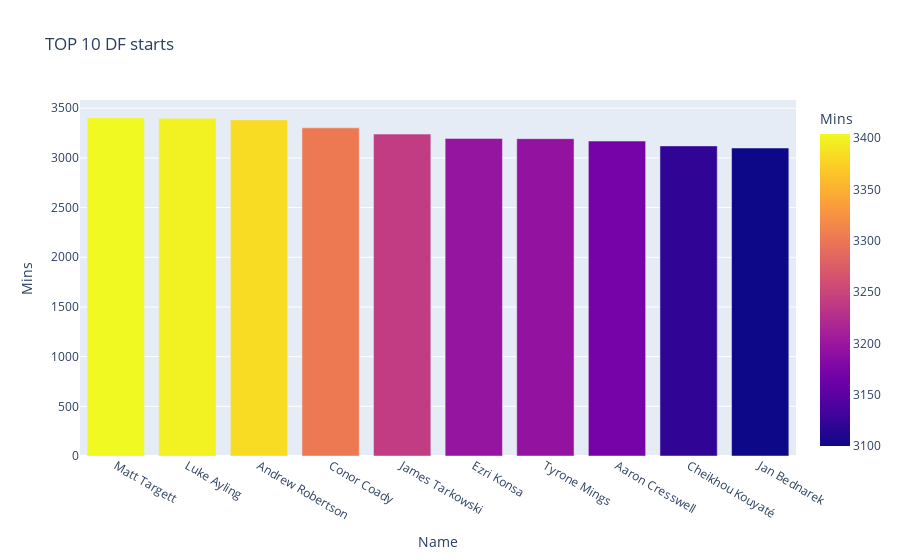

The notebook cell saved with this chart:
### Code cell
#the most defenders Played 
df_defenders=data[data['Position']=='DF']
fig=px.bar(df_defenders.nlargest(10,'Mins')[['Name','Mins']],
          x='Name',y='Mins',color='Mins',title='TOP 10 DF starts')


fig.show()

### Figure 1 — Plotly figure (JSON) as saved in the notebook; plotly's stock layout.template omitted (floating-point values rounded to 4 significant figures)
{"data": [{"alignmentgroup": "True", "hovertemplate": "Name=%{x}<br>Mins=%{marker.color}<extra></extra>", "legendgroup": "", "marker": {"color": [3404, 3399, 3383, 3303, 3240, 3196, 3194, 3170, 3121, 3100], "coloraxis": "coloraxis"}, "name": "", "offsetgroup": "", "orientation": "v", "showlegend": false, "textposition": "auto", "type": "bar", "x": ["Matt Targett", "Luke Ayling", "Andrew Robertson", "Conor Coady", "James Tarkowski", "Ezri Konsa", "Tyrone Mings", "Aaron Cresswell", "Cheikhou Kouyaté", "Jan Bednarek"], "xaxis": "x", "y": [3404, 3399, 3383, 3303, 3240, 3196, 3194, 3170, 3121, 3100], "yaxis": "y"}], "layout": {"barmode": "relative", "coloraxis": {"colorbar": {"title": {"text": "Mins"}}, "colorscale": [[0, "#0d0887"], [0.1111, "#46039f"], [0.2222, "#7201a8"], [0.3333, "#9c179e"], [0.4444, "#bd3786"], [0.5556, "#d8576b"], [0.6667, "#ed7953"], [0.7778, "#fb9f3a"], [0.8889, "#fdca26"], [1, "#f0f921"]]}, "legend": {"tracegroupgap": 0}, "title": {"text": "TOP 10 DF starts"}, "xaxis": {"anchor": "y", "domain": [0, 1], "title": {"text": "Name"}}, "yaxis": {"anchor": "x", "domain": [0, 1], "title": {"text": "Mins"}}}}
